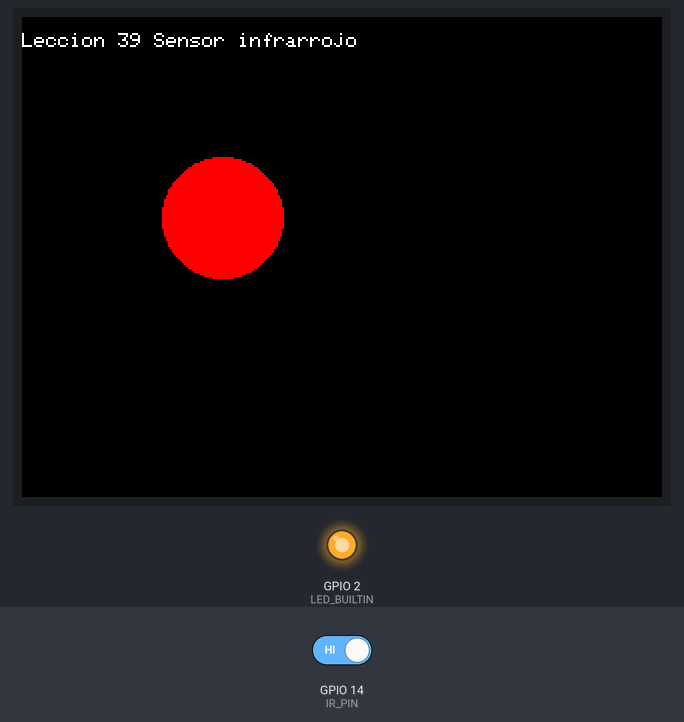
A sketch run on a simulated ESP32. Parts: 320×240 colour display, output pins drawn as LEDs (lit = HIGH). Inputs (shaded band) come from the test bench; at power-on: GPIO 14 (IR_PIN) HIGH. What the sketch prints to the serial monitor is not drawn.

Above: at 1.4 s.
1.5 s: GPIO 14 (IR_PIN) driven LOW
At 2.6 s:
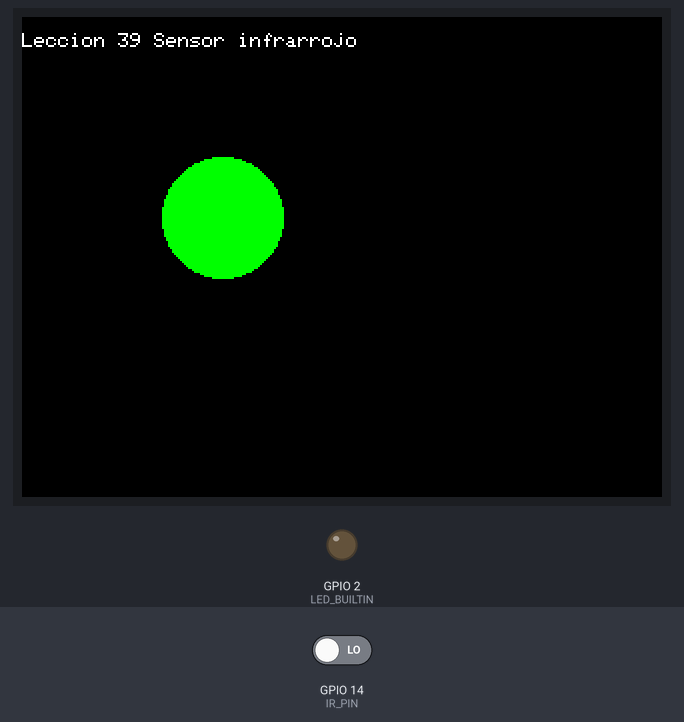
3.0 s: GPIO 14 (IR_PIN) driven HIGH
At 3.8 s:
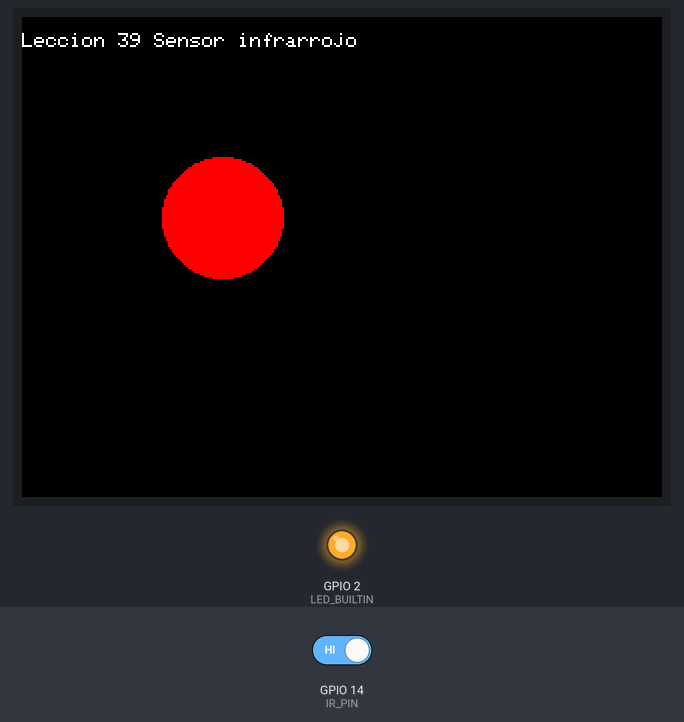
Timing chart, 0 to 6.0 s (numbered marks = the images above; inputs shaded):
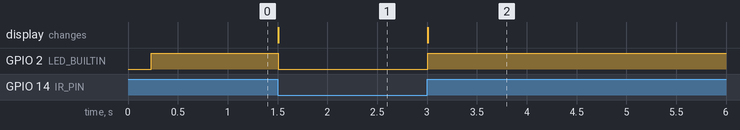

The sketch:

Leccion_39_Sensor_infrarrojo.ino
```cpp
// Placa "ESP32 Dev Module"

#define titleccion "Leccion 39 Sensor infrarrojo"

#include <TFT_eSPI.h> // Hardware-specific library

#define LED_BUILTIN      2
#define IR_PIN          14  // D15

TFT_eSPI tft = TFT_eSPI();       // Invoke custom library

void setup() {
  Serial.begin(115200);
  Serial.println("");
  Serial.println(titleccion);

  pinMode(IR_PIN, INPUT_PULLUP);
  pinMode(LED_BUILTIN, OUTPUT);

    // Pantalla TFT
  tft.init();
  tft.setRotation(3);
  tft.fillScreen(TFT_BLACK);
  tft.setTextColor(TFT_WHITE);
  tft.setCursor(0, 0);
  tft.setTextSize(1);
  tft.println();
  tft.println(titleccion);
}

void loop() {
  int valordig = digitalRead(IR_PIN);
  if (valordig == HIGH)
    {
    tft.fillCircle(100, 100, 30, TFT_RED);
    digitalWrite(LED_BUILTIN,HIGH);
    }
  else
    {
    tft.fillCircle(100, 100, 30, TFT_GREEN );
    digitalWrite(LED_BUILTIN,LOW);
    }
}
```

Measured:
- after the input at 1.5 s, GPIO 2 (LED_BUILTIN): HIGH → LOW at once; the display: changes at once (image 1)
- after the input at 3.0 s, GPIO 2 (LED_BUILTIN): LOW → HIGH at once; the display: changes at once (image 2)
